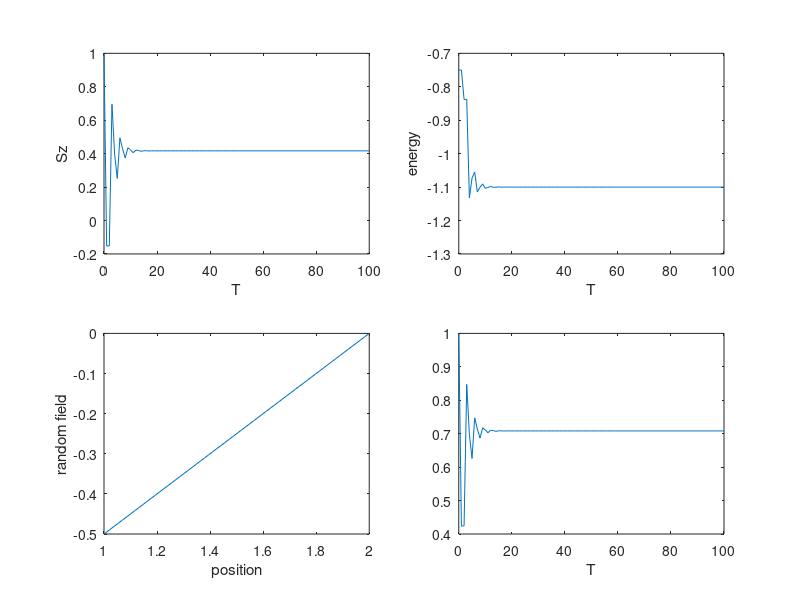

Here is the MATLAB script that generated this plot:
clear;
% close all;
clc;
format long
tic;

rng(1)

mu = [-0.5 0];
delta = mu(1) - mu(2);
K = 1;
dt = 1;
T = 0:dt:100;
nt = length(T);

sigmaz = [1 0; 0 -1];
sigmax = [0 1; 1 0];

% phi = rand(2,1);
phi = [1 0]';
phi = phi./sqrt(sum(abs(phi).^2));

Et = zeros(1,nt);
phit = zeros(2,nt);
phit(:,1) = phi;
phit2(:,1) = abs(phi).^2;
Sz = zeros(1,nt);

Sz(1) = abs(phi(1))^2 - abs(phi(2))^2;
H = (delta-K*Sz(1))*sigmaz/2 - sigmax;
Et(1) = phi'*H*phi;

% exact ED %%%%%%%%%%%%%%%%%%%%%%%%

for i = 2:nt
    H = (delta-K*Sz(i-1))*sigmaz/2 - sigmax;
%     phi = expm(-1i*H*dt)*phi;
    [V,D] = eig(H);
    e = diag(D);
    trans = V'*phi;
    phi = V*(exp(-1i*e*dt).*trans);
    phit(:,i) = phi;
    phit2(:,i) = abs(phi).^2;
    Sz(i) = abs(phi(1))^2 - abs(phi(2))^2;
    Et(i) = phi'*H*phi;
end

figure
set(gcf, 'position', [250 70 1400 900]);

subplot(2,2,1)
plot(T,Sz)
xlabel('T')
ylabel('Sz')

subplot(2,2,2)
plot(T,Et)
xlabel('T')
ylabel('energy')

subplot(2,2,3)
plot(1:2,mu)
xlabel('position')
ylabel('random field')

subplot(2,2,4)
plot(T,phit2(1,:))
xlabel('T')
ylabel('')

toc;